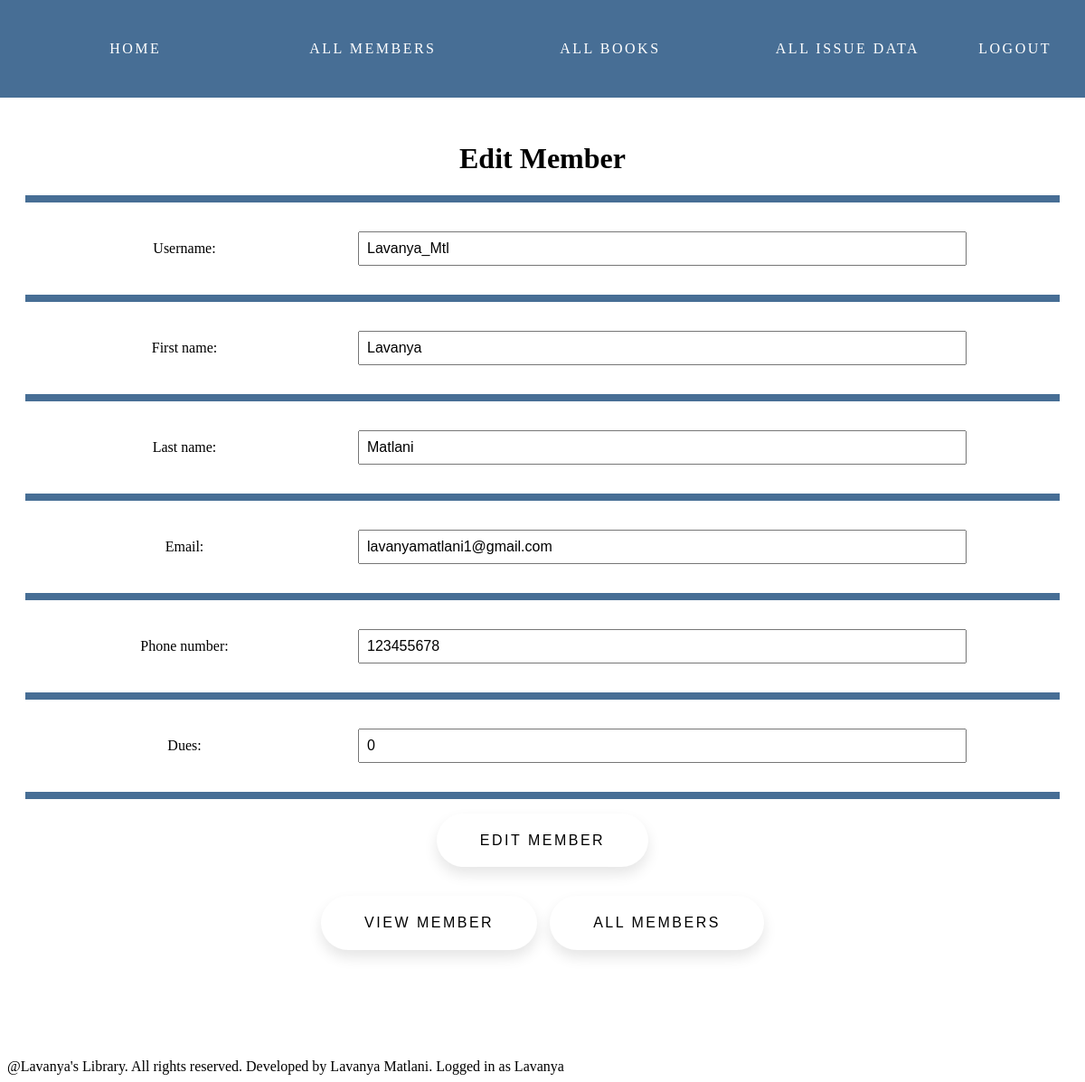
/members/edit/1 (signed in), run on the app's committed database.
### members/models.py (models this page shows)
class Member(models.Model):
    username = models.CharField(max_length=40,unique=True,null=False,blank=False)
    first_name = models.CharField(max_length=40)
    last_name = models.CharField(max_length=40)
    email = models.EmailField(null=False,blank=False)
    phone_number = models.CharField(max_length=15)
    dues = models.IntegerField(null=False,default=0)

### members/views.py (the view, shortened to what this page needs)
# urls.py: path('edit/<int:id>',edit_member,name='edit_member'),
@login_required(login_url='account:login')
def edit_member(request,id):
    try:
        member = Member.objects.get(id=id)
        if request.method == "GET":
            bounded_form = MemberCreationForm(instance=member)
            return render(request,'members/editmember.html',context={'form':bounded_form,'id':id})
    except ObjectDoesNotExist:
        return render(request,'members/editmember',context={'message':"Member with given ID doesn't exist"})

### members/forms.py
class MemberCreationForm(ModelForm):
    class Meta:
        model = Member
        fields = '__all__'
    def __init__(self,*args,**kwargs):
        super().__init__(*args,**kwargs)
        for field in self.fields.values():
            field.widget.attrs['placeholder']= 'Enter '+ field.label

### members/templates/members/editmember.html (shortened to what this page needs)
{% extends 'members/index.html' %}
{% block content %}
<div class="container">
{% if form %}
    <h1>Edit Member</h1>
    <form method="POST">
        <table>
            {% for field in form %}
            <tr>
                <td>{{ field.label_tag }} </td><td>{{ field }}</td>
                <td class="form-errors">{{ field.errors }}</td>
            </tr>
            {% endfor %}
        </table>
        <div class="actionpad"><button class="yes" type="submit">Edit Member</button></div>
    </form>
    <div class="actionpad">
        <a href="{% url 'members:view_member' id=id %}"><button class="yes">View member</button></a>
        <a href="{% url 'members:index' %}"><button class="yes">All Members</button></a>
    </div>
{% endif %}
</div>
{% endblock content %}

### members/templates/members/index.html (shortened to what this page needs)
{% load static %}
<!DOCTYPE html>
<html lang="en">
<head>
    <link rel="stylesheet" href="{% static "members/css/style.css" %}">
</head>
<body>
    {% block nav %}
        <nav class="nav">
            <a class="left" href="{% url 'account:home' %}">Home</a>
            <a class="left" href="{% url 'members:index' %}">All Members</a>
            <a class="left" href="{% url 'books:index' %}">All Books</a>
            <a class="left" href="{% url 'bookissue:index' %}"> All Issue Data</a>
            <a class="right" href="{% url 'account:logout' %}">Logout</a>
        </nav>
    {% endblock nav %}
    {% block content %}{% endblock content %}
    {% block footer %}
        <div class="footer">@Lavanya's Library. All rights reserved. Developed by Lavanya Matlani. Logged in as {{ request.user }} </div>
    {% endblock footer %}
</body>
</html>

### members/static/members/css/style.css (style rules this page uses)
html { margin: 0; height: 100%; width: 100%; min-width: fit-content; }
body { margin: 0; }
h1 { text-align: center; }
.nav { display:flex; align-items: center; background-color: #476e95; box-sizing: border-box; text-align: center; font-size: 1em; text-transform: uppercase; letter-spacing: 2.5px; justify-content: space-between; padding: 1em; }
.left { padding: 1.5em 1em; color: #fff; width: 100%; margin: 5px; margin-right: auto; box-sizing: border-box; text-decoration: none; }
.right { padding: 1.5em 1em; margin: 5px; margin-left: auto; box-sizing: border-box; text-decoration: none; color: #fff; }
td { background-color: white; padding: 2em 1em; }
table { width:100%; text-align: center; border-collapse: separate; border-spacing: 0 0.5em; background-color: #476e95; }
.container { border-radius: 7px; margin: 1%; padding: 1em 1em 4em 1em; }
button { padding: 1.3em 3em; font-size: 1em; text-transform: uppercase; letter-spacing: 2.5px; font-weight: 500; color: #000; background-color: #fff; border: none; border-radius: 45px; box-shadow: 0px 8px 15px rgba(0, 0, 0, 0.1); transition: all 0.3s ease 0s; cursor: pointer; outline: none; }
.actionpad { padding: 1em; text-align: center; }
.actionpad>a { margin:5px; }
.form-errors { color: rgb(95, 0, 0); }
input { width: 100%; padding: 0.5em; font-size: 1em; box-sizing: border-box; }
.footer { margin-top: 2em; margin-right: 0; box-sizing: border-box; left: 0; bottom: 0; width: 100%; padding: 0.5em; }

### data on the page
Member: form "Lavanya_Mtl" "Lavanya" "Matlani" "lavanyamatlani1@gmail.com" "123455678" "0"

### other printed values
{{ field.label_tag }} "Username:" "First name:" "Last name:" "Email:" "Phone number:" "Dues:"
{{ request.user }} "Lavanya"
